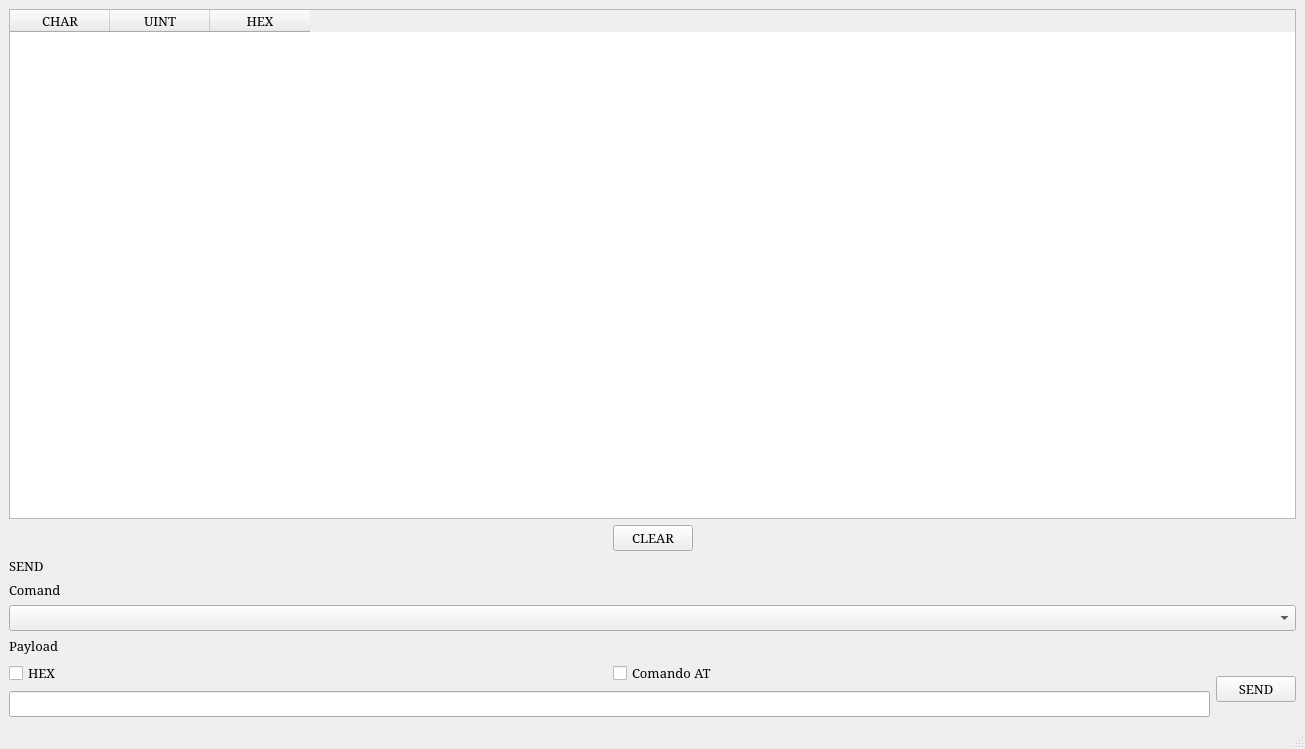
<?xml version="1.0" encoding="UTF-8"?>
<ui version="4.0">
 <class>MainWindowMCU</class>
 <widget class="QMainWindow" name="MainWindowMCU">
  <property name="geometry">
   <rect>
    <x>0</x>
    <y>0</y>
    <width>1305</width>
    <height>749</height>
   </rect>
  </property>
  <property name="font">
   <font>
    <family>MS Serif</family>
    <pointsize>10</pointsize>
   </font>
  </property>
  <property name="windowTitle">
   <string>MainWindow</string>
  </property>
  <widget class="QWidget" name="centralwidget">
   <layout class="QVBoxLayout" name="verticalLayout_2">
    <item>
     <layout class="QVBoxLayout" name="verticalLayout">
      <item>
       <widget class="QTableWidget" name="tableWidgetReceivedSentData">
        <property name="sizePolicy">
         <sizepolicy hsizetype="Expanding" vsizetype="Expanding">
          <horstretch>1</horstretch>
          <verstretch>0</verstretch>
         </sizepolicy>
        </property>
        <column>
         <property name="text">
          <string>CHAR</string>
         </property>
        </column>
        <column>
         <property name="text">
          <string>UINT</string>
         </property>
        </column>
        <column>
         <property name="text">
          <string>HEX</string>
         </property>
        </column>
       </widget>
      </item>
      <item>
       <layout class="QHBoxLayout" name="horizontalLayout_6">
        <item>
         <spacer name="horizontalSpacer_4">
          <property name="orientation">
           <enum>Qt::Horizontal</enum>
          </property>
          <property name="sizeHint" stdset="0">
           <size>
            <width>40</width>
            <height>20</height>
           </size>
          </property>
         </spacer>
        </item>
        <item>
         <widget class="QPushButton" name="pushButtonClear">
          <property name="text">
           <string>CLEAR</string>
          </property>
         </widget>
        </item>
        <item>
         <spacer name="horizontalSpacer_3">
          <property name="orientation">
           <enum>Qt::Horizontal</enum>
          </property>
          <property name="sizeHint" stdset="0">
           <size>
            <width>40</width>
            <height>20</height>
           </size>
          </property>
         </spacer>
        </item>
       </layout>
      </item>
     </layout>
    </item>
    <item>
     <layout class="QVBoxLayout" name="verticalLayout_8">
      <item>
       <widget class="QLabel" name="label_12">
        <property name="text">
         <string>SEND</string>
        </property>
       </widget>
      </item>
      <item>
       <layout class="QVBoxLayout" name="verticalLayout_6">
        <item>
         <widget class="QLabel" name="label">
          <property name="text">
           <string>Comand</string>
          </property>
         </widget>
        </item>
        <item>
         <widget class="QComboBox" name="comboBoxComand">
          <property name="sizePolicy">
           <sizepolicy hsizetype="Preferred" vsizetype="Fixed">
            <horstretch>0</horstretch>
            <verstretch>1</verstretch>
           </sizepolicy>
          </property>
         </widget>
        </item>
       </layout>
      </item>
      <item>
       <widget class="QLabel" name="label_7">
        <property name="text">
         <string>Payload</string>
        </property>
       </widget>
      </item>
      <item>
       <layout class="QHBoxLayout" name="horizontalLayout_7">
        <item>
         <layout class="QVBoxLayout" name="verticalLayout_7">
          <item>
           <layout class="QHBoxLayout" name="horizontalLayout_4">
            <item>
             <widget class="QCheckBox" name="checkBoxHex">
              <property name="text">
               <string>HEX</string>
              </property>
             </widget>
            </item>
            <item>
             <widget class="QCheckBox" name="checkBoxComandoAT">
              <property name="text">
               <string>Comando AT</string>
              </property>
             </widget>
            </item>
           </layout>
          </item>
          <item>
           <widget class="QLineEdit" name="lineEditPayload">
            <property name="text">
             <string/>
            </property>
           </widget>
          </item>
         </layout>
        </item>
        <item>
         <widget class="QPushButton" name="pushButtonSEND">
          <property name="sizePolicy">
           <sizepolicy hsizetype="Minimum" vsizetype="Fixed">
            <horstretch>0</horstretch>
            <verstretch>10</verstretch>
           </sizepolicy>
          </property>
          <property name="text">
           <string>SEND</string>
          </property>
         </widget>
        </item>
       </layout>
      </item>
     </layout>
    </item>
   </layout>
  </widget>
  <widget class="QMenuBar" name="menubar">
   <property name="geometry">
    <rect>
     <x>0</x>
     <y>0</y>
     <width>1305</width>
     <height>25</height>
    </rect>
   </property>
  </widget>
  <widget class="QStatusBar" name="statusbar"/>
 </widget>
 <resources/>
 <connections/>
</ui>
